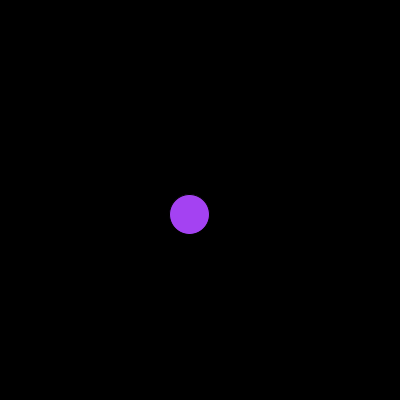
Frame 1 (no input)
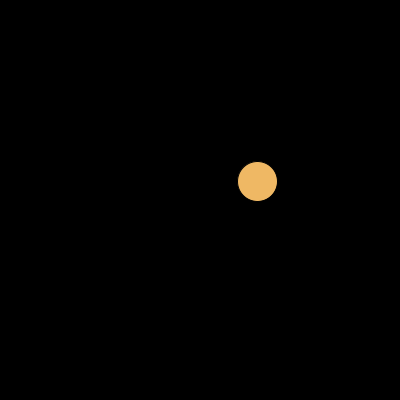
Frame 60 (the mouse pressed at the canvas centre just before this capture)
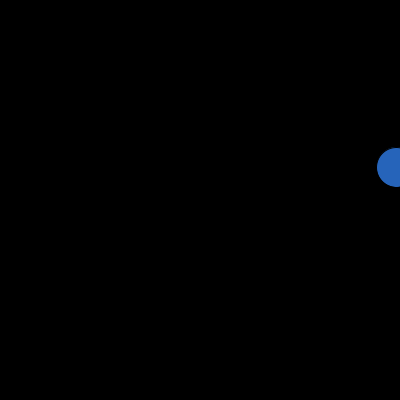
Frame 120 (the mouse held since frame 60 and released just before this capture)

The Processing sketch that drew these frames (run headless with seeded random() and noise(); from frame 60 on, the mouse is pressed at the canvas centre):

// Processing sketch: sketch_3a
// ── sketch_3a.pde
float x=200.0;
float y = 200.0;
int d=40;

void setup(){
  
  size(400,400);
  
}


void draw(){
  background(0);
  fill(random(0,255),random(0,255),random(0,255));
  x=x+random(-20,20);
  y=y+random(-20,20);
  ellipse(x,y,d,d);
  
  
}
